Frame 1 (no input): blank canvas, image omitted
Frame 60 (no input): blank canvas, image omitted
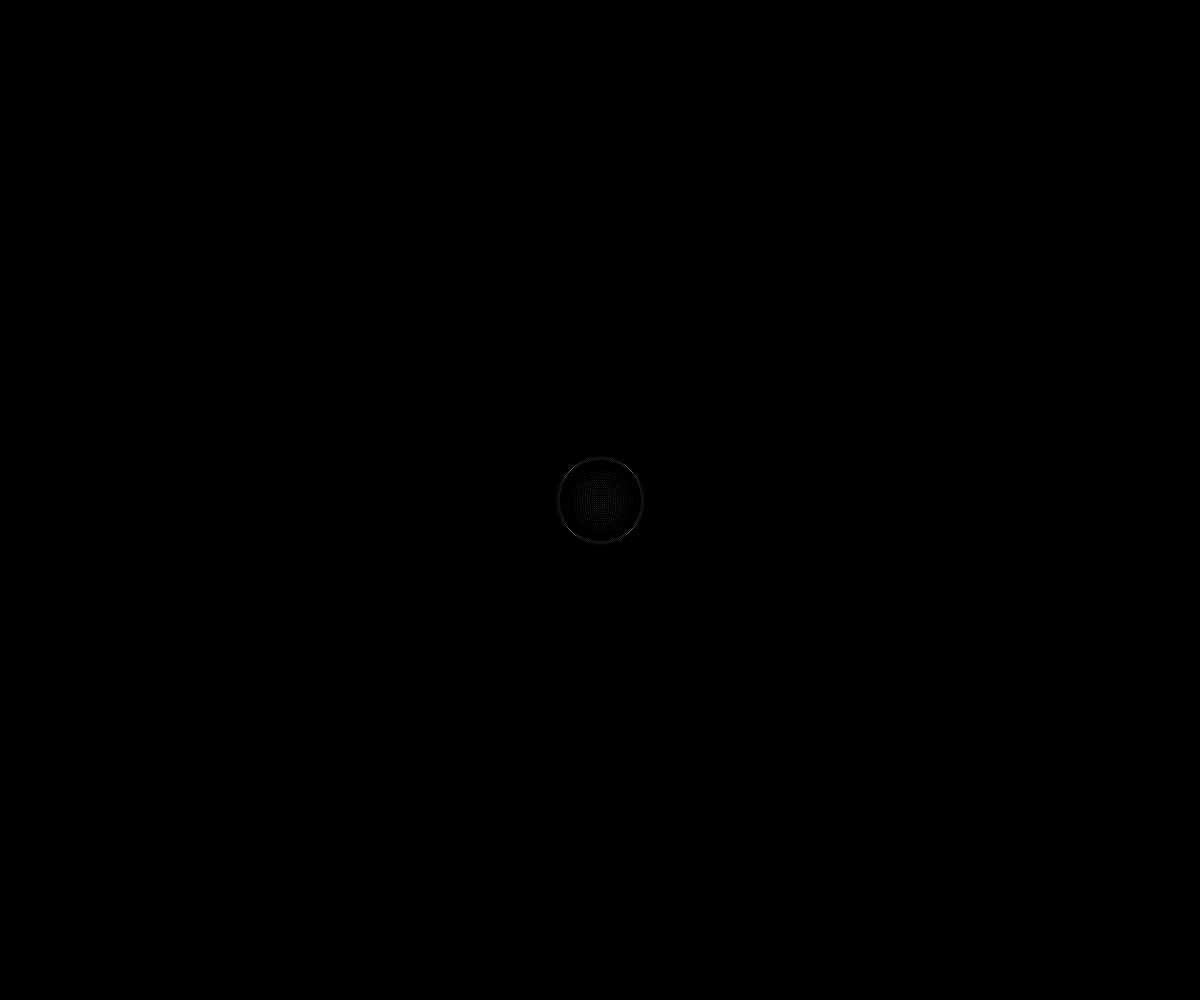
Frame 120 (the mouse pressed at the canvas centre since frame 60)

The p5.js sketch whose frames 1 and 60 were blank and that drew this single picture after the mouse press (run headless with seeded random() and noise() and a simulated clock; from frame 60 on, the mouse is pressed at the canvas centre):

// p5.js sketch
// ── sketch.js
//2D Water Ripples
// The Coding Train / Daniel Shiffman
// https://thecodingtrain.com/CodingChallenges/102-2d-water-ripple.html
// https://youtu.be/BZUdGqeOD0w
// https://editor.p5js.org/codingtrain/sketches/tYXtzNSl

// Algorithm: https://web.archive.org/web/20160418004149/http://freespace.virgin.net/hugo.elias/graphics/x_water.htm

let cols;
let rows;
let current; // = new float[cols][rows];
let previous; // = new float[cols][rows];

let dampening = 0.99;

function setup() {
  pixelDensity(1);
  createCanvas(windowWidth, windowHeight);
  cols = width;
  rows = height;
  noCursor();
  // The following line initializes a 2D cols-by-rows array with zeroes
  // in every array cell, and is equivalent to this Processing line:
  // current = new float[cols][rows];
  current = new Array(cols).fill(0).map(n => new Array(rows).fill(0));
  previous = new Array(cols).fill(0).map(n => new Array(rows).fill(0));
}

function mousePressed() {
  previous[mouseX][mouseY] = 2000;
}

function draw() {
  background(0);



  loadPixels();
  for (let i = 1; i < cols - 1; i++) {
    for (let j = 1; j < rows - 1; j++) {
      current[i][j] =
        (previous[i - 1][j] +
          previous[i + 1][j] +
          previous[i][j - 1] +
          previous[i][j + 1]) /
          2 -
        current[i][j];
      current[i][j] = current[i][j] * dampening;
      // Unlike in Processing, the pixels array in p5.js has 4 entries
      // for each pixel, so we have to multiply the index by 4 and then
      // set the entries for each color component separately.
      let index = (i + j * cols) * 4;
      pixels[index + 0] = current[i][j];
      pixels[index + 1] = current[i][j];
      pixels[index + 2] = current[i][j];
    }
  }
  updatePixels();

  let temp = previous;
  previous = current;
  current = temp;
}
